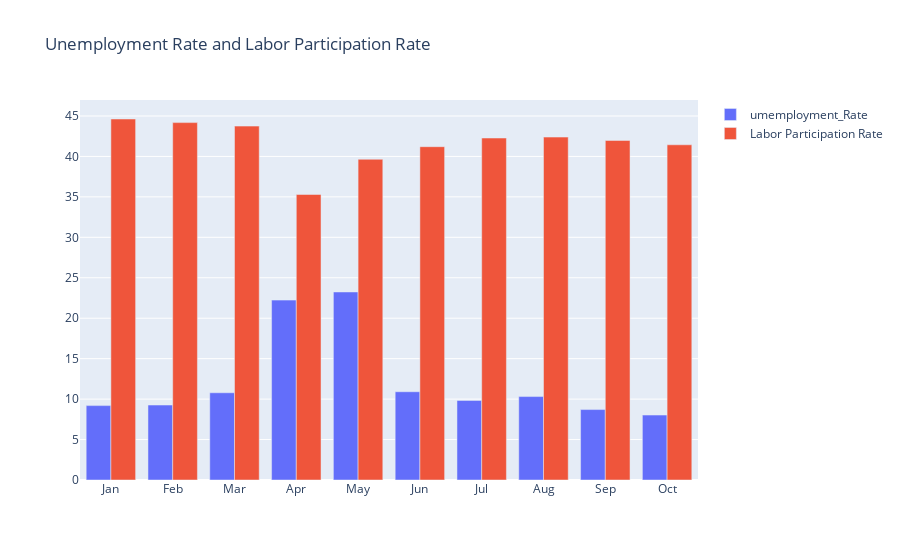

This figure's notebook cell:
### Code cell
df_EEE_11_2020 = df_11_2020.groupby(['month'])[['Estimated Unemployment Rate','Estimated Employed','Estimated Labour Participation Rate']].mean()
df_EEE_11_2020 = pd.DataFrame(df_EEE_11_2020).reset_index()
month = df_EEE_11_2020.month
unemployment_rate = df_EEE_11_2020['Estimated Unemployment Rate']
labor_participation_rate = df_EEE_11_2020['Estimated Labour Participation Rate']

fig = go.Figure()             # This module provides the core functionality for creating interactive plots and visualizations using Plotly. It contains classes like Figure and various trace types such as Scatter, Bar, and Line. It is typically imported as go

fig.add_trace(go.Bar(x = month, y = unemployment_rate, name = 'umemployment_Rate'))                     # The fig.add_trace() method is used to add one or more traces (data series) to a Figure object in Plotly. Traces represent the data that you want to plot, such as scatter points, lines, bars, or other types of visual elements.
fig.add_trace(go.Bar(x = month, y = labor_participation_rate, name = 'Labor Participation Rate'))       # The trace object can be created using one of the trace classes from the plotly.graph_objects module, such as Scatter, Bar, Line, etc. Each trace class has its own set of attributes and parameters that allow you to customize the appearance and behavior of the trace

fig.update_layout(title='Unemployment Rate and Labor Participation Rate', xaxis={'categoryorder':'array', 'categoryarray':['Jan','Feb','Mar','Apr','May','Jun','Jul','Aug','Sep','Oct','Nov','Dec']})
fig.show()

### Figure 1 — Plotly figure (JSON) as saved in the notebook; plotly's stock layout.template omitted (floating-point values rounded to 4 significant figures)
{"data": [{"name": "umemployment_Rate", "type": "bar", "x": ["Apr", "Aug", "Feb", "Jan", "Jul", "Jun", "Mar", "May", "Oct", "Sep"], "y": [22.24, 10.31, 9.266, 9.197, 9.834, 10.91, 10.78, 23.24, 8.026, 8.706]}, {"name": "Labor Participation Rate", "type": "bar", "x": ["Apr", "Aug", "Feb", "Jan", "Jul", "Jun", "Mar", "May", "Oct", "Sep"], "y": [35.3, 42.39, 44.18, 44.63, 42.27, 41.2, 43.75, 39.65, 41.44, 41.97]}], "layout": {"title": {"text": "Unemployment Rate and Labor Participation Rate"}, "xaxis": {"categoryarray": ["Jan", "Feb", "Mar", "Apr", "May", "Jun", "Jul", "Aug", "Sep", "Oct", "Nov", "Dec"], "categoryorder": "array"}}}
